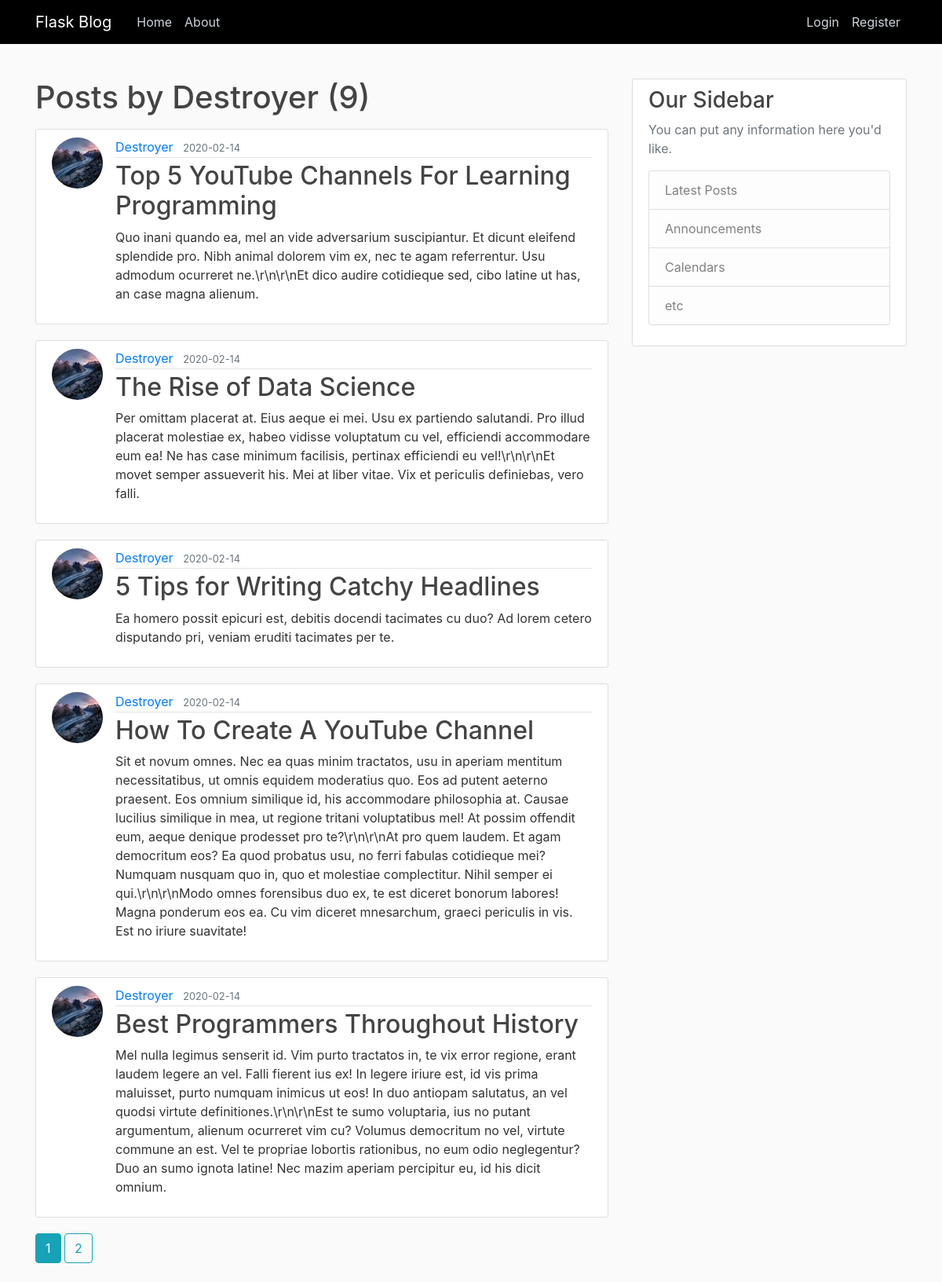
The page /user/Destroyer  on the database its author committed.
### flaskblog/models.py (models this page shows, shortened)
class User(db.Model, UserMixin):
    id = db.Column(db.Integer, primary_key=True)
    username = db.Column(db.String(20), unique=True, nullable=False)
    email = db.Column(db.String(120), unique=True, nullable=False)
    image_file = db.Column(db.String(20), nullable=False, default='default.jpg')
    password = db.Column(db.String(60), nullable=False)
    posts = db.relationship('Post', backref='author', lazy=True)

class Post(db.Model):
    id = db.Column(db.Integer, primary_key=True)
    title = db.Column(db.String(100), nullable=False)
    date_posted = db.Column(db.DateTime, nullable=False, default=datetime.utcnow)
    content = db.Column(db.Text, nullable=False)
    user_id = db.Column(db.Integer, db.ForeignKey('user.id'), nullable=False)

### flaskblog/routes.py (the view)
@app.route("/user/<username>")
def user_posts(username):
    page = request.args.get("page", 1, type=int)
    user = User.query.filter_by(username=username).first_or_404()
    posts = Post.query.filter_by(user_id=user.id).order_by(Post.date_posted.desc()).paginate(page=page, per_page=5)
    return render_template("user_posts.html", posts=posts, user=user)

### flaskblog/templates/user_posts.html
{% extends "layout.html" %}
{% block content %}
<h1 class="mb-3">Posts by {{user.username}} ({{posts.total }})</h1>
{% for post in posts.items %}
  <article class="media content-section">
     <img class="rounded-circle article-img" src="{{ url_for('static',filename='profile_pics/'+post.author.image_file) }}">
     <div class="media-body">
    <div class="article-metadata">
       <a class="mr-2" href="{{url_for('user_posts',username=post.author.username)}}">{{post.author.username }}</a>
       <small class="text-muted">{{post.date_posted.strftime('%Y-%m-%d') }}</small>
    </div>
     <h2><a class="article-title" href="{{ url_for('post',post_id=post.id)}}">{{post.title }}</a></h2>
     <p class="article-content">{{post.content }}</p>
     </div>
  </article>
{% endfor %}
{% for page_num in posts.iter_pages(left_edge=1,right_edge=1,left_current=1,right_current=2) %}
 {% if page_num %}
  {% if posts.page ==page_num %}
 <a href="{{ url_for('user_posts',page=page_num,username=user.username )}}" class="btn btn-info mb-4">{{page_num}}</a>
  {% else %}
  <a href="{{ url_for('user_posts',page=page_num,username=user.username)}}" class="btn btn-outline-info mb-4">{{page_num}}</a>
 {% endif %}
 {%else %}
  ...
 {%endif %}
{% endfor %}
{% endblock content %}

### flaskblog/templates/layout.html (shortened to what this page needs)
<!DOCTYPE html>
<html>
<head>
    <link rel="stylesheet" href="https://maxcdn.bootstrapcdn.com/bootstrap/4.0.0/css/bootstrap.min.css">
    <link rel="stylesheet" href="{{ url_for('static',filename='main.css')}}">
</head>
<body>
    <header class="site-header">
      <nav class="navbar navbar-expand-md navbar-dark fixed-top">
        <div class="container">
          <a class="navbar-brand mr-4" href="/">Flask Blog</a>
          <div class="collapse navbar-collapse" id="navbarToggle">
            <div class="navbar-nav mr-auto">
              <a class="nav-item nav-link" href="{{url_for('hello')}}">Home</a>
              <a class="nav-item nav-link" href="{{url_for('about')}}">About</a>
            </div>
            <div class="navbar-nav">
                {% if current_user.is_authenticated %}
                  <a class="nav-item nav-link" href="{{url_for('new_post')}}">Create Post</a>
                 <a class="nav-item nav-link" href="{{url_for('account')}}">Account</a>
                 <a class="nav-item nav-link" href="{{url_for('logout')}}">Logout</a>
                {%else %}
              <a class="nav-item nav-link" href="{{url_for('login')}}">Login</a>
              <a class="nav-item nav-link" href="{{url_for('register')}}">Register</a>
                {%endif %}
            </div>
          </div>
        </div>
      </nav>
    </header>
    <main role="main" class="container" style="margin-top:100px">
      <div class="row">
        <div class="col-md-8">
          {% block content %}{% endblock %}
        </div>
        <div class="col-md-4">
          <div class="content-section">
            <h3>Our Sidebar</h3>
            <p class='text-muted'>You can put any information here you'd like.
              <ul class="list-group">
                <li class="list-group-item list-group-item-light">Latest Posts</li>
                <li class="list-group-item list-group-item-light">Announcements</li>
                <li class="list-group-item list-group-item-light">Calendars</li>
                <li class="list-group-item list-group-item-light">etc</li>
              </ul>
            </p>
          </div>
        </div>
      </div>
    </main>
</body>
</html>

### flaskblog/static/main.css (style rules this page uses)
body { background: #fafafa; color: #333333; margin-top: 5rem; }
h1, h2, h3, h4, h5, h6 { color: #444444; }
.site-header .navbar-nav .nav-link { color: #cbd5db; }
.content-section { background: #ffffff; padding: 10px 20px; border: 1px solid #dddddd; border-radius: 3px; margin-bottom: 20px; }
.article-title { color: #444444; }
.article-content { white-space: pre-line; }
.article-img { height: 65px; width: 65px; margin-right: 16px; }
.article-metadata { padding-bottom: 1px; margin-bottom: 4px; border-bottom: 1px solid #e3e3e3 }

### flaskblog/templates/layout.html (style rules this page uses)
.fixed-top { background:black; }

### rows shown on the page
User: username "Destroyer"
Post: image_file (picture), author.username "Destroyer", date_posted "2020-02-14", title "Top 5 YouTube Channels For Learning Programming", content "Quo inani quando ea, mel an vide adversarium suscipiantur. Et dicunt eleifend splendide pro. Nibh animal dolorem vim ex, nec te agam referrentur. Usu admodum ocurreret ne.\\r\\n\\r\\nEt dico audire cotidieque sed, cibo latine ut has, an case magna alienum."
Post: image_file (picture), author.username "Destroyer", date_posted "2020-02-14", title "The Rise of Data Science", content "Per omittam placerat at. Eius aeque ei mei. Usu ex partiendo salutandi. Pro illud placerat molestiae ex, habeo vidisse voluptatum cu vel, efficiendi accommodare eum ea! Ne has case minimum facilisis, pertinax efficiendi eu vel!\\r\\n\\r\\nEt movet semper assueverit his. Mei at liber vitae. Vix et periculis definiebas, vero falli."
Post: image_file (picture), author.username "Destroyer", date_posted "2020-02-14", title "5 Tips for Writing Catchy Headlines", content "Ea homero possit epicuri est, debitis docendi tacimates cu duo? Ad lorem cetero disputando pri, veniam eruditi tacimates per te."
Post: image_file (picture), author.username "Destroyer", date_posted "2020-02-14", title "How To Create A YouTube Channel", content "Sit et novum omnes. Nec ea quas minim tractatos, usu in aperiam mentitum necessitatibus, ut omnis equidem moderatius quo. Eos ad putent aeterno praesent. Eos omnium similique id, his accommodare philosophia at. Causae lucilius similique in mea, ut regione tritani voluptatibus mel! At possim offendit eum, aeque denique prodesset pro te?\\r\\n\\r\\nAt pro quem laudem. Et agam democritum eos? Ea quod probatus usu, no ferri fabulas cotidieque mei? Numquam nusquam quo in, quo et molestiae complectitur. Nihil semper ei qui.\\r\\n\\r\\nModo omnes forensibus duo ex, te est diceret bonorum labores! Magna ponderum eos ea. Cu vim diceret mnesarchum, graeci periculis in vis. Est no iriure suavitate!"
Post: image_file (picture), author.username "Destroyer", date_posted "2020-02-14", title "Best Programmers Throughout History", content "Mel nulla legimus senserit id. Vim purto tractatos in, te vix error regione, erant laudem legere an vel. Falli fierent ius ex! In legere iriure est, id vis prima maluisset, purto numquam inimicus ut eos! In duo antiopam salutatus, an vel quodsi virtute definitiones.\\r\\n\\r\\nEst te sumo voluptaria, ius no putant argumentum, alienum ocurreret vim cu? Volumus democritum no vel, virtute commune an est. Vel te propriae lobortis rationibus, no eum odio neglegentur? Duo an sumo ignota latine! Nec mazim aperiam percipitur eu, id his dicit omnium."

### other values the page prints
{{ posts.total }} "9"
{{ page_num }} "1"
{{ page_num }} "2"
